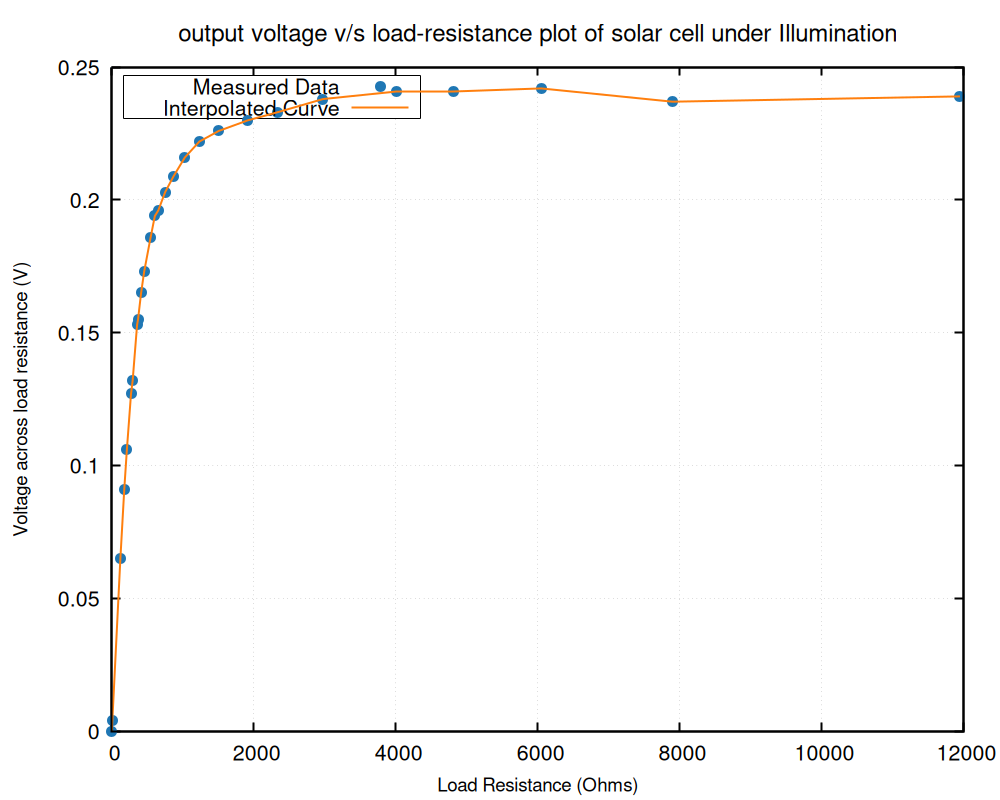

The gnuplot source for this figure:
set terminal pngcairo size 1000,800 enhanced font "Helvetica,16"
set output "vr.png"

set title "output voltage v/s load-resistance plot of solar cell under Illumination" font ",18"
set xlabel "Load Resistance (Ohms)" font ",14"
set ylabel  "Voltage across load resistance (V)" font ",14"
set grid lc rgb "#aaaaaa" lw 1 lt 0
set border lw 2
set key top left box

set style line 1 lc rgb "#1f77b4" lw 2 pt 7 ps 1.5
set style line 2 lc rgb "#ff7f0e" lw 2

# Dotted reference lines at x=0 and y=0
set arrow from graph 0,first 0 to graph 1,first 0 nohead ls 3
set arrow from first 0,graph 0 to first 0,graph 1 nohead ls 3

plot "vr.dat" using 2:1 with points ls 1 title "Measured Data", \
     "vr.dat" using 2:1 with lines ls 2 title "Interpolated Curve"
